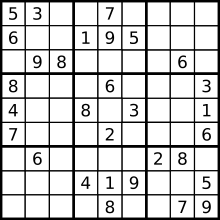
#> input picture Basic_Algorithms/sudoku.jpg, 220 x 220 px
$ python sobel_operator.py   (older library calls are emulated)
#> lines starting #> are read from the running program, lines starting #| are printed output that depends on the picture
#!/usr/bin/env python3
# -*- coding: utf-8 -*-
"""
Author: raoul
Description: Sobel operator
"""

import cv2
import numpy as np
from matplotlib import pyplot as plt

img = cv2.imread('sudoku.jpg',0)
#> img is the input picture: shape (220, 220); min 0, max 255, mean 206.8

laplacian = cv2.Laplacian(img,cv2.CV_64F)
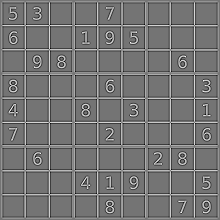
#> laplacian: shape (220, 220) float64; min -533, max 630, mean 0; drawn with min black and max white
sobelx = cv2.Sobel(img,cv2.CV_64F,1,0,ksize=5)
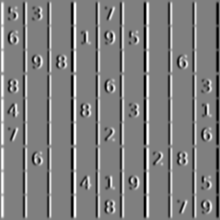
#> sobelx: shape (220, 220) float64; min -12240, max 12240, mean 0; drawn with min black and max white
sobely = cv2.Sobel(img,cv2.CV_64F,0,1,ksize=5)
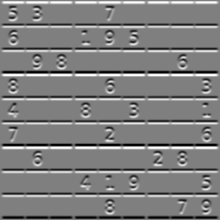
#> sobely: shape (220, 220) float64; min -12240, max 12240, mean -0.5; drawn with min black and max white

plt.subplot(2,2,1),plt.imshow(img,cmap = 'gray')
plt.title('Original'), plt.xticks([]), plt.yticks([])
plt.subplot(2,2,2),plt.imshow(laplacian,cmap = 'gray')
plt.title('Laplacian'), plt.xticks([]), plt.yticks([])
plt.subplot(2,2,3),plt.imshow(sobelx,cmap = 'gray')
plt.title('Sobel X'), plt.xticks([]), plt.yticks([])
plt.subplot(2,2,4),plt.imshow(sobely,cmap = 'gray')
plt.title('Sobel Y'), plt.xticks([]), plt.yticks([])

plt.show()
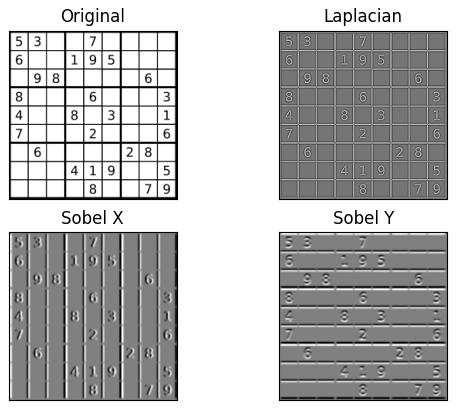
#> figure drawn by matplotlib, 4 panels
